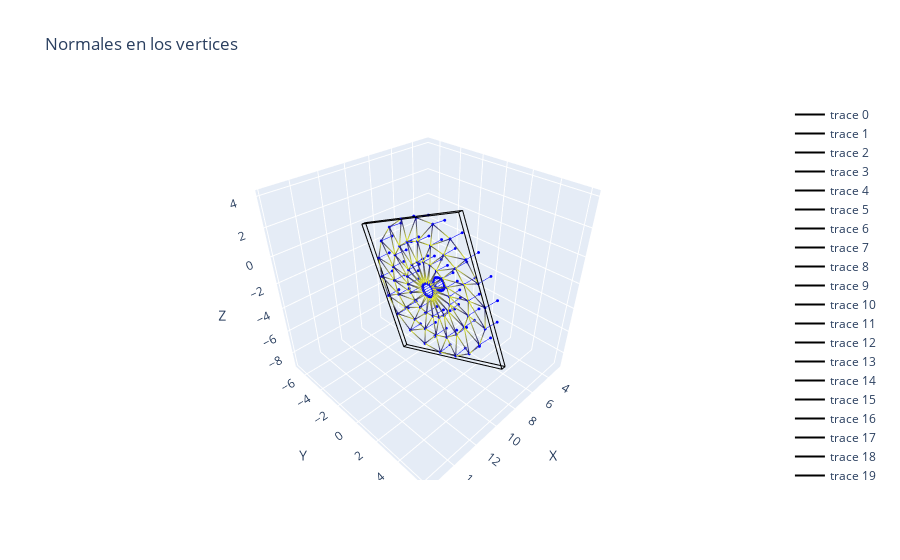

Write notebook code for a chart like this one.
### Code cell
fig = new_plot()
fig = build_box(fig)
plot_triangles(fig)
plot_normals_vertex(fig)
fig = config_plot(fig, 'Normales en los vertices')
fig.show()
